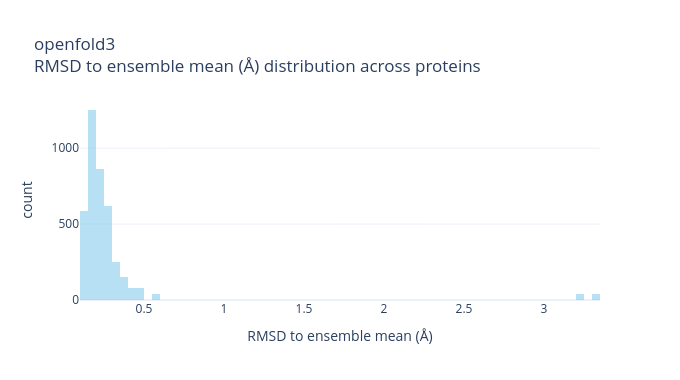
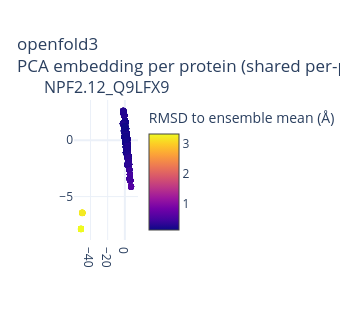

Here is the notebook cell these charts were saved with, in order:
### Markdown cell above
### `openfold3`

OpenFold3 -- fully open reimplementation and retraining of the AF3 architecture.

### Code cell
plot_backend_capability("openfold3")

### Figure 1 — Plotly figure (JSON) as saved in the notebook; plotly's stock layout.template omitted (floating-point values rounded to 4 significant figures; data arrays with more than 128 entries replaced by an {"elided": "..."} marker saying what was removed)
{"data": [{"marker": {"color": "rgb(136, 204, 238)"}, "name": "NPF2.12_Q9LFX9", "opacity": 0.6, "type": "histogram", "x": {"elided": "4000 float values"}}], "layout": {"barmode": "overlay", "height": 380, "legend": {"title": {"text": "protein"}}, "title": {"text": "openfold3<br>RMSD to ensemble mean (Å) distribution across proteins"}, "width": 680, "xaxis": {"title": {"text": "RMSD to ensemble mean (Å)"}}, "yaxis": {"title": {"text": "count"}}}}

### Figure 2 — Plotly figure (JSON) as saved in the notebook; plotly's stock layout.template omitted (floating-point values rounded to 4 significant figures; data arrays with more than 128 entries replaced by an {"elided": "..."} marker saying what was removed)
{"data": [{"hovertemplate": "%{text}<br>RMSD to ensemble mean (Å) %{marker.color:.3f}<extra></extra>", "marker": {"cmax": 3.342, "cmin": 0.1063, "color": {"elided": "4000 float values"}, "colorbar": {"title": {"text": "RMSD to ensemble mean (Å)"}}, "colorscale": [[0.0, "#0d0887"], [0.1111, "#46039f"], [0.2222, "#7201a8"], [0.3333, "#9c179e"], [0.4444, "#bd3786"], [0.5556, "#d8576b"], [0.6667, "#ed7953"], [0.7778, "#fb9f3a"], [0.8889, "#fdca26"], [1.0, "#f0f921"]], "opacity": 0.7, "showscale": true, "size": 6}, "mode": "markers", "showlegend": false, "text": {"elided": "4000 str values"}, "type": "scatter", "x": {"elided": "4000 float values"}, "xaxis": "x", "y": {"elided": "4000 float values"}, "yaxis": "y"}], "layout": {"annotations": [{"font": {"size": 16}, "showarrow": false, "text": "NPF2.12_Q9LFX9", "x": 0.5, "xanchor": "center", "xref": "paper", "y": 1.0, "yanchor": "bottom", "yref": "paper"}], "height": 320, "showlegend": false, "title": {"text": "openfold3<br>PCA embedding per protein (shared per-protein PCA space, coloured by RMSD to ensemble mean (Å))"}, "width": 340, "xaxis": {"anchor": "y", "domain": [0.0, 1.0]}, "yaxis": {"anchor": "x", "domain": [0.0, 1.0]}}}
